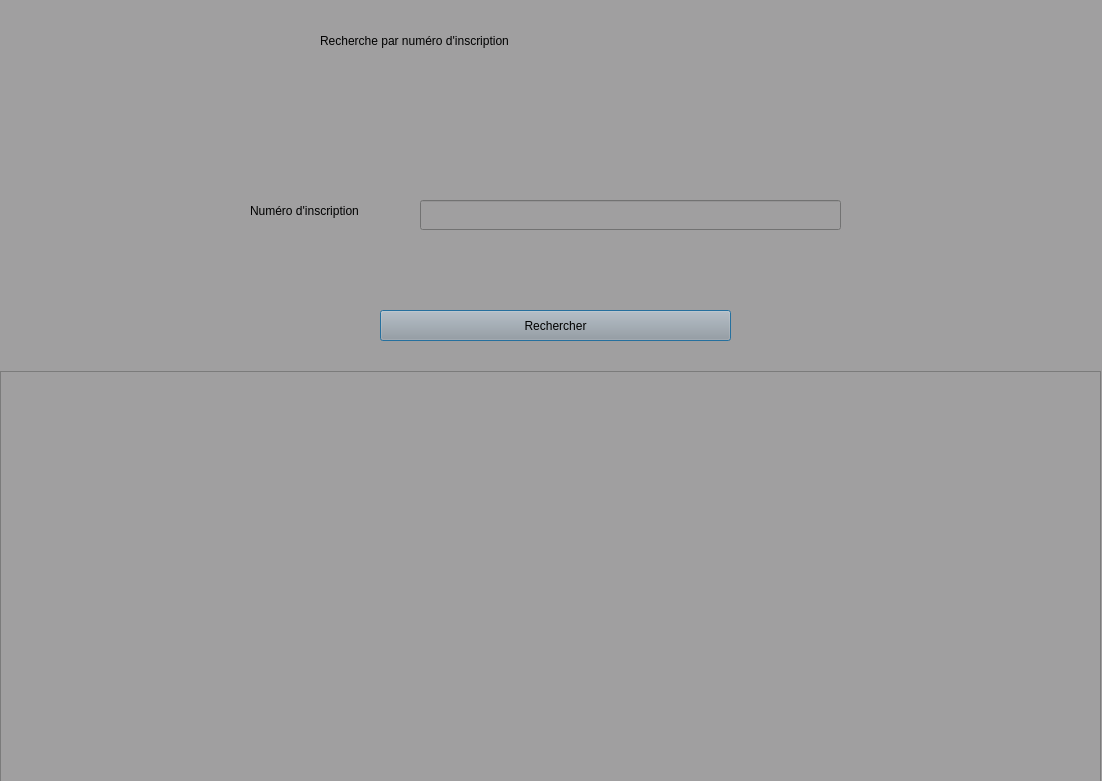
<?xml version="1.0" encoding="UTF-8"?>
<ui version="4.0">
 <class>Dialog</class>
 <widget class="QDialog" name="Dialog">
  <property name="geometry">
   <rect>
    <x>0</x>
    <y>0</y>
    <width>1102</width>
    <height>781</height>
   </rect>
  </property>
  <property name="windowTitle">
   <string>Dialog</string>
  </property>
  <property name="styleSheet">
   <string notr="true">font: 75 12pt &quot;Arial&quot;;background-color:#A09FA0;</string>
  </property>
  <widget class="QPushButton" name="Search">
   <property name="geometry">
    <rect>
     <x>380</x>
     <y>310</y>
     <width>351</width>
     <height>31</height>
    </rect>
   </property>
   <property name="text">
    <string>Rechercher</string>
   </property>
  </widget>
  <widget class="QLineEdit" name="lineEditNumeroInscription">
   <property name="geometry">
    <rect>
     <x>420</x>
     <y>200</y>
     <width>421</width>
     <height>30</height>
    </rect>
   </property>
   <property name="inputMask">
    <string/>
   </property>
   <property name="maxLength">
    <number>32767</number>
   </property>
  </widget>
  <widget class="QLabel" name="label_10">
   <property name="geometry">
    <rect>
     <x>320</x>
     <y>20</y>
     <width>461</width>
     <height>41</height>
    </rect>
   </property>
   <property name="layoutDirection">
    <enum>Qt::LeftToRight</enum>
   </property>
   <property name="styleSheet">
    <string notr="true">font: 75 22pt &quot;MS Shell Dlg 2&quot;;</string>
   </property>
   <property name="text">
    <string>Recherche par numéro d'inscription</string>
   </property>
  </widget>
  <widget class="QTableView" name="tableView">
   <property name="geometry">
    <rect>
     <x>0</x>
     <y>371</y>
     <width>1101</width>
     <height>411</height>
    </rect>
   </property>
  </widget>
  <widget class="QLabel" name="label">
   <property name="geometry">
    <rect>
     <x>250</x>
     <y>200</y>
     <width>161</width>
     <height>21</height>
    </rect>
   </property>
   <property name="layoutDirection">
    <enum>Qt::LeftToRight</enum>
   </property>
   <property name="styleSheet">
    <string notr="true">font: 75 12pt &quot;MS Shell Dlg 2&quot;;</string>
   </property>
   <property name="text">
    <string>Numéro d'inscription</string>
   </property>
  </widget>
 </widget>
 <resources/>
 <connections/>
</ui>
